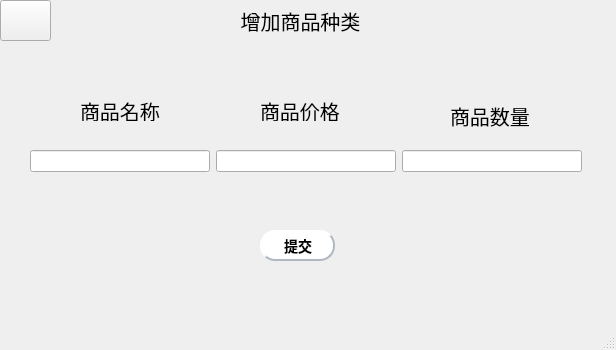
<?xml version="1.0" encoding="UTF-8"?>
<ui version="4.0">
 <class>Add_goods</class>
 <widget class="QMainWindow" name="Add_goods">
  <property name="geometry">
   <rect>
    <x>0</x>
    <y>0</y>
    <width>616</width>
    <height>350</height>
   </rect>
  </property>
  <property name="windowTitle">
   <string>MainWindow</string>
  </property>
  <property name="styleSheet">
   <string notr="true">


QMainWindow{background-image: url(C:/Users/12234/Documents/01/0.jpg);}


</string>
  </property>
  <widget class="QWidget" name="centralwidget">
   <widget class="QLabel" name="label_2">
    <property name="geometry">
     <rect>
      <x>260</x>
      <y>100</y>
      <width>121</width>
      <height>21</height>
     </rect>
    </property>
    <property name="font">
     <font>
      <pointsize>15</pointsize>
     </font>
    </property>
    <property name="text">
     <string>商品价格</string>
    </property>
   </widget>
   <widget class="QPushButton" name="pushButton">
    <property name="geometry">
     <rect>
      <x>260</x>
      <y>230</y>
      <width>75</width>
      <height>31</height>
     </rect>
    </property>
    <property name="styleSheet">
     <string notr="true">QPushButton:hover {
background-color: #dde3f1;

}

QPushButton {
background-color: #ffffff;
color: #ffffff;
color:black;
                    /* 文字颜色 */
background-color: #ffffff;       /* 背景色 */
border-style: outset;            /* 边框风格 */
border-width: 2px;               /* 边框宽度 */
border-radius: 5px;              /* 边框圆角 */
border-color: #b0b7c1;           /* 边框颜色 */
font: bold 14px;                 /* 字体 */
min-width: 2em;                  /* 控件最小宽度 */
min-height: 2px;                 /* 控件最小高度 */
font-family: 宋体;            /* 字库 */
padding: 5px;                    /* 内边距 */
padding-left:6px;                /* 文字横向偏移 */
padding-top:6px;                 /* 文字纵向偏移 */
border-radius:15px
}
QPushButton:pressed {
background-color: #959a9e;
}
</string>
    </property>
    <property name="text">
     <string>提交</string>
    </property>
   </widget>
   <widget class="QLabel" name="label_3">
    <property name="geometry">
     <rect>
      <x>450</x>
      <y>100</y>
      <width>91</width>
      <height>31</height>
     </rect>
    </property>
    <property name="font">
     <font>
      <pointsize>15</pointsize>
     </font>
    </property>
    <property name="text">
     <string>商品数量</string>
    </property>
   </widget>
   <widget class="QLabel" name="label">
    <property name="geometry">
     <rect>
      <x>80</x>
      <y>100</y>
      <width>121</width>
      <height>21</height>
     </rect>
    </property>
    <property name="font">
     <font>
      <pointsize>15</pointsize>
     </font>
    </property>
    <property name="text">
     <string>商品名称</string>
    </property>
   </widget>
   <widget class="QWidget" name="layoutWidget">
    <property name="geometry">
     <rect>
      <x>30</x>
      <y>150</y>
      <width>552</width>
      <height>22</height>
     </rect>
    </property>
    <layout class="QHBoxLayout" name="horizontalLayout">
     <item>
      <widget class="QLineEdit" name="name"/>
     </item>
     <item>
      <widget class="QLineEdit" name="price"/>
     </item>
     <item>
      <widget class="QLineEdit" name="left"/>
     </item>
    </layout>
   </widget>
   <widget class="QLabel" name="label_4">
    <property name="geometry">
     <rect>
      <x>-30</x>
      <y>0</y>
      <width>661</width>
      <height>41</height>
     </rect>
    </property>
    <property name="font">
     <font>
      <pointsize>15</pointsize>
     </font>
    </property>
    <property name="styleSheet">
     <string notr="true">


QLabel{background-image: url(C:/Users/12234/Documents/01/0.jpg);}


</string>
    </property>
    <property name="text">
     <string>增加商品种类</string>
    </property>
    <property name="alignment">
     <set>Qt::AlignCenter</set>
    </property>
   </widget>
   <widget class="QPushButton" name="pushButton_2">
    <property name="geometry">
     <rect>
      <x>0</x>
      <y>0</y>
      <width>51</width>
      <height>41</height>
     </rect>
    </property>
    <property name="styleSheet">
     <string notr="true">QPushButton{
background-image: url(C:/Users/12234/Documents/01/0.jpg);
border-image: url(:/image/01/pic/10.png);


 background-color: qlineargradient(x1:0, y1:0, x2:1, y2:1,
stop:0 #91c46c,stop:1#91c46c);
 
}
QPushButton:pressed {
background-color: #287d7d;
}

</string>
    </property>
    <property name="text">
     <string/>
    </property>
   </widget>
  </widget>
  <widget class="QMenuBar" name="menubar">
   <property name="geometry">
    <rect>
     <x>0</x>
     <y>0</y>
     <width>616</width>
     <height>23</height>
    </rect>
   </property>
  </widget>
  <widget class="QStatusBar" name="statusbar"/>
 </widget>
 <resources/>
 <connections/>
</ui>
